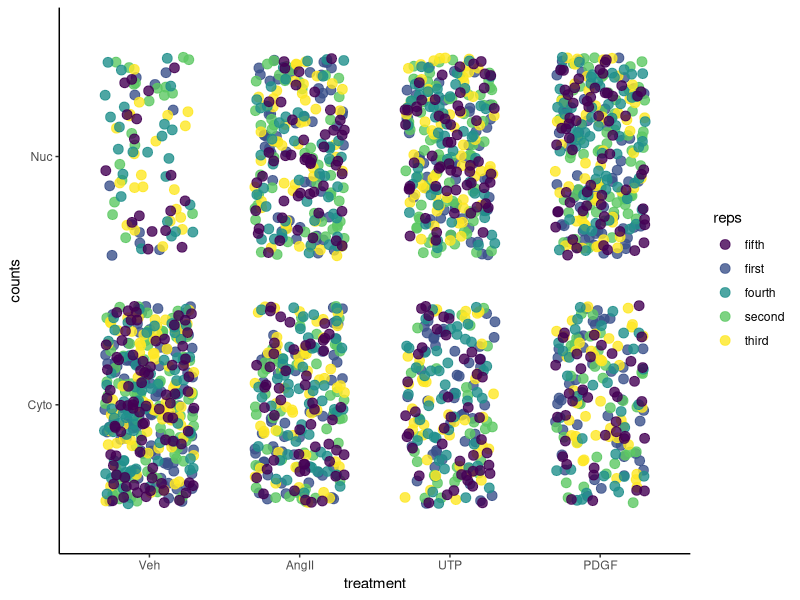

This figure's R source:
## ---- chunk 1
library(tidyverse)
library(lme4)
library(viridis)
library(multcomp)
library(broom)
## ---- chunk 2
data <- read.csv(file="datasets/smnfat.csv")
## ---- chunk 3

ggplot(data, aes(x=treatment, y=as.factor(counts), color=reps))+
  geom_jitter(width=0.3, size=3, alpha=0.8)+
  scale_color_viridis(discrete=T) +
  scale_y_discrete("counts", labels=c("0"="Cyto", "1"="Nuc"))+
  scale_x_discrete("treatment", labels=c("a"="Veh", "b"="AngII", "c"="UTP", "d"="PDGF"))+
  theme_classic()
## ---- chunk 4
model2 <- glmer(counts~0+treatment + (1 | reps), family = binomial, data)
summary(model2)

## ---- chunk 5
model3 <- summary(glht(model2, linfct=mcp(treatment="Tukey")))
summary(model3)

## ---- chunk 6
group_by(data, reps, treatment) %>% 
  summarise(prop=sum(counts)/100) %>% 
  group_by(treatment) %>% 
  summarise(mean=mean(prop), 
            se=sd(prop)/sqrt(5)
            )
## ---- chunk 7
#calculate mean in prob units from logit units
coef <- summary(model2)$coefficients[,1]
round(exp(coef)/(exp(coef)+1), 3)
## ---- chunk 8
#calculate SE in prob units from logit units
coef2 <- summary(model2)$coefficients[,2]
exp(coef2)/(exp(coef2)+1)
